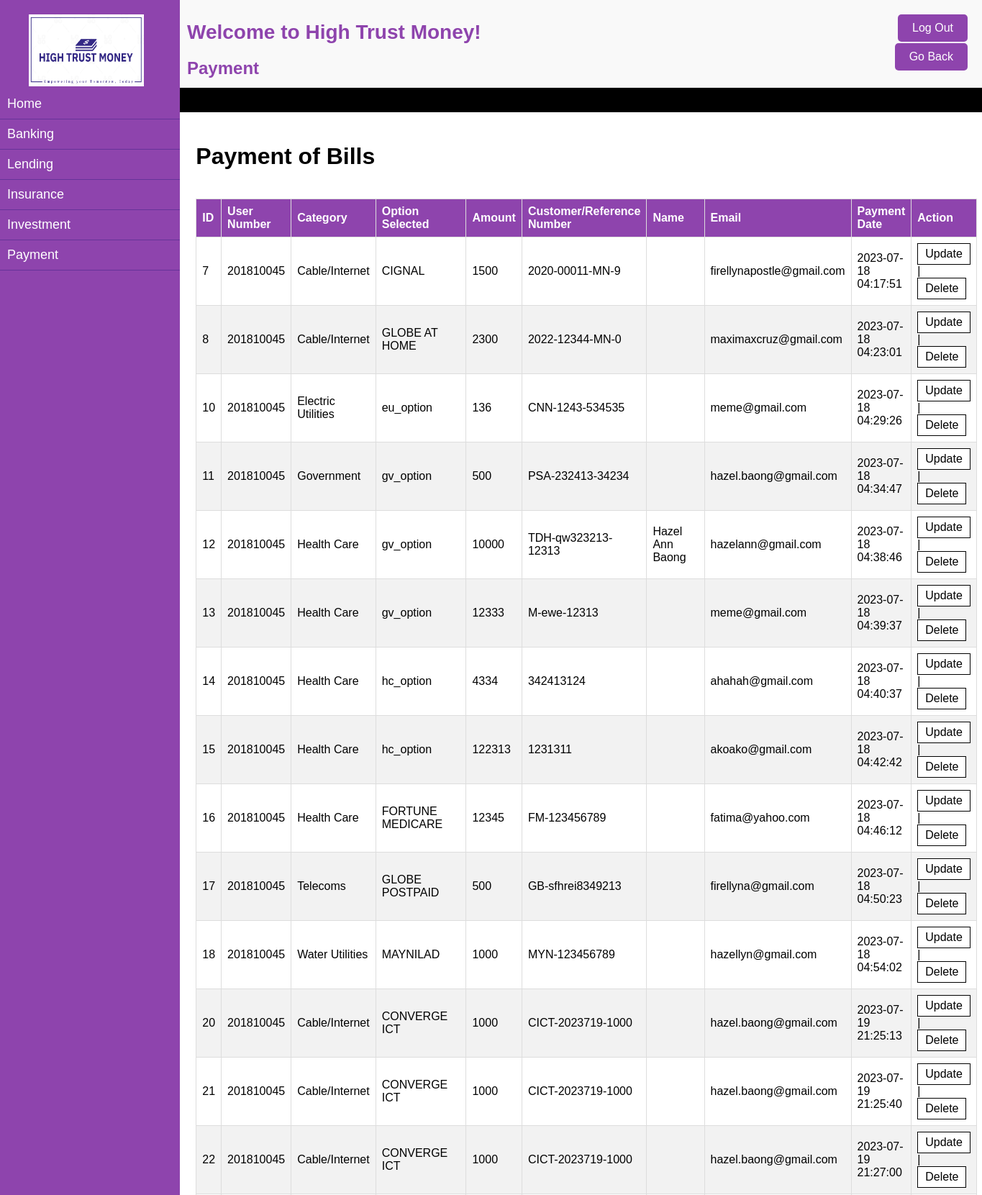
Page /admin_bills.php (upper part) on the committed database.
### tables this page shows
CREATE TABLE `payment` (
  `payment_id` int(11) NOT NULL,
  `payment_user_num` varchar(20) NOT NULL,
  `category` varchar(20) NOT NULL,
  `option_selected` varchar(20) NOT NULL,
  `payment_amount` double NOT NULL,
  `cref_num` varchar(50) NOT NULL,
  `name` varchar(100) DEFAULT NULL,
  `email` varchar(255) NOT NULL,
  `payment_date` datetime NOT NULL
);

### admin_bills.php (the view, shortened to what this page needs)
<?php
$servername = "localhost";
$username = "root";
$password = "";
$dbname = "hightrustmoney";
$conn = new mysqli($servername, $username, $password, $dbname);
$result = mysqli_query($conn, "SELECT * FROM payment ORDER BY payment_id ");
?>
<!DOCTYPE html>
<html lang="en">
<head>
</head>
<body>
    <div class="sidebar">
    <img class="logo" src="hightrustmoneylogo.PNG" alt="High Trust Money">
    <ul>
        <li><a href="admin_dashboard.php">Home</a></li>
        <li><a href="admin_banking.php">Banking</a></li>
        <li><a href="admin_lending.php">Lending</a></li>
        <li><a href="admin_insurance.php">Insurance</a></li>
        <li><a href="admin_investment.php">Investment</a></li>
        <li><a href="admin_payment.php">Payment</a></li>
    </ul>
    </div>
    <div class="content">
        <h1>Welcome to High Trust Money!</h1>
        <h2>Payment</h2>
    </div>
    <div class = "main">
            <div class = "container">
                <div class="container3">
                    <div class = "container3_grid">
                        <div class = "container3_1">
                            <h1>Payment of Bills</h1>
                            <br>
                            <table class="table">
                                <thead>
                                    <tr>
                                        <th>ID</th>
                                        <th>User Number</th>
                                        <th>Category</th>
                                        <th>Option Selected</th>
                                        <th>Amount</th>
                                        <th>Customer/Reference Number</th>
                                        <th>Name</th>
                                        <th>Email</th>
                                        <th>Payment Date</th>
                                        <th>Action</th>
                                     </tr>
                                </thead>
                                <tbody>
                                    <?php
                                        while($user_data = mysqli_fetch_array($result)) {
                                            echo "<tr>";
                                            echo "<td>".$user_data['payment_id']."</td>";
                                            echo "<td>".$user_data['payment_user_num']."</td>";
                                            echo "<td>".$user_data['category']."</td>";
                                            echo "<td>".$user_data['option_selected']."</td>";
                                            echo "<td>".$user_data['payment_amount']."</td>";
                                            echo "<td>".$user_data['cref_num']."</td>";
                                            echo "<td>".$user_data['name']."</td>";
                                            echo "<td>".$user_data['email']."</td>";
                                            echo "<td>".$user_data['payment_date']."</td>";
                                            echo "<td><a href='bills_update.php?payment_id=$user_data[payment_id]'>Update</a> | <a href='bills_delete.php?payment_id=$user_data[payment_id]'>Delete</a></td></tr>";
                                        }
                                        ?>
                                </tbody>
                            </table>
                        </div>
                    </div>
                </div>
            </div>
        </div>
<a class="goback-btn" href="admin_payment.php">Go Back</a>
<a class="logout-btn" href="logout.php">Log Out</a>
</body>
</html>

### admin_bills.php (style rules this page uses)
body { margin: 0; padding: 0; font-family: "Arial Rounded MT Bold", sans-serif; background-color: #f9f9f9; }
.sidebar { height: 100%; width: 250px; background-color: #8e44ad; padding-top: 20px; position: fixed; top: 0; left: 0; color: #fff; }
.sidebar ul { list-style: none; padding: 0; margin: 0; }
.sidebar li { padding: 10px; border-bottom: 1px solid #663399; }
.sidebar li a { color: #fff; text-decoration: none; display: block; font-size: 18px; }
.logo { */ position: fixed; top: 20px; left: 20px; width: 160px; height: 100px; z-index: 9999; padding-left: 40px; }
.content { margin-left: 250px; padding: 10px; }
.content h1 { margin-bottom: 20px; font-size: 28px; color: #8e44ad; }
.content h2 { color: #8e44ad; font-size: 24px; margin-bottom: 3px; }
.main { background-color:black; width:auto; height:100vh; background-position: center; background-size: cover; }
.container { display: grid; grid-template-rows: 34px 1fr 1fr 1fr; grid-template-columns: 250px 1fr 1fr 1fr ; }
.container3 { background-color:white; grid-row: 2/ span 4; grid-column: 2 / span 4; padding:2%; font-family: Helvetica; margin-bottom: 0px; }
.container3_grid { display: grid; grid-template-rows: 1fr 1fr 1fr 33px; grid-template-columns: 1fr 1fr 1fr 125px; }
.container3_1 { grid-row: 1/ span 3; grid-column: 1 / span 4; }
.table { border-collapse: collapse; width: 100%; }
tr:nth-child(even) { background-color: #f2f2f2; }
tr th { padding-top: 12px; padding-bottom: 12px; text-align: left; background-color: #8e44ad; color: white;border: 1px solid #ddd; padding: 8px; }
tr td { border: 1px solid #ddd; padding: 8px; }
td a:link, td a:visited { background-color: white; color: black; border: 1px solid black; padding: 5px 10px; text-align: center; text-decoration: none; display: inline-block; }
.logout-btn { position: fixed; top: 20px; right: 20px; display: inline-block; padding: 10px 20px; background-color: #8e44ad; color: #fff; text-decoration: none; border-radius: 5px; font-size: 16px; transition: background-color 0.3s; }
.goback-btn { position: fixed; top: 60px; right: 20px; display: inline-block; padding: 10px 20px; background-color: #8e44ad; color: #fff; text-decoration: none; border-radius: 5px; font-size: 16px; transition: background-color 0.3s; }

### rows in the picture
payment: payment_id "7", payment_user_num "201810045", category "Cable/Internet", option_selected "CIGNAL", payment_amount "1500", cref_num "2020-00011-MN-9", email "firellynapostle@gmail.com", payment_date "2023-07-18 04:17:51"
payment: payment_id "8", payment_user_num "201810045", category "Cable/Internet", option_selected "GLOBE AT HOME", payment_amount "2300", cref_num "2022-12344-MN-0", email "maximaxcruz@gmail.com", payment_date "2023-07-18 04:23:01"
payment: payment_id "10", payment_user_num "201810045", category "Electric Utilities", option_selected "eu_option", payment_amount "136", cref_num "CNN-1243-534535", email "meme@gmail.com", payment_date "2023-07-18 04:29:26"
payment: payment_id "11", payment_user_num "201810045", category "Government", option_selected "gv_option", payment_amount "500", cref_num "PSA-232413-34234", email "hazel.baong@gmail.com", payment_date "2023-07-18 04:34:47"
payment: payment_id "12", payment_user_num "201810045", category "Health Care", option_selected "gv_option", payment_amount "10000", cref_num "TDH-qw323213-12313", name "Hazel Ann Baong", email "hazelann@gmail.com", payment_date "2023-07-18 04:38:46"
payment: payment_id "13", payment_user_num "201810045", category "Health Care", option_selected "gv_option", payment_amount "12333", cref_num "M-ewe-12313", email "meme@gmail.com", payment_date "2023-07-18 04:39:37"
payment: payment_id "14", payment_user_num "201810045", category "Health Care", option_selected "hc_option", payment_amount "4334", cref_num "342413124", email "ahahah@gmail.com", payment_date "2023-07-18 04:40:37"
payment: payment_id "15", payment_user_num "201810045", category "Health Care", option_selected "hc_option", payment_amount "122313", cref_num "1231311", email "akoako@gmail.com", payment_date "2023-07-18 04:42:42"
payment: payment_id "16", payment_user_num "201810045", category "Health Care", option_selected "FORTUNE MEDICARE", payment_amount "12345", cref_num "FM-123456789", email "fatima@yahoo.com", payment_date "2023-07-18 04:46:12"
payment: payment_id "17", payment_user_num "201810045", category "Telecoms", option_selected "GLOBE POSTPAID", payment_amount "500", cref_num "GB-sfhrei8349213", email "firellyna@gmail.com", payment_date "2023-07-18 04:50:23"
payment: payment_id "18", payment_user_num "201810045", category "Water Utilities", option_selected "MAYNILAD", payment_amount "1000", cref_num "MYN-123456789", email "hazellyn@gmail.com", payment_date "2023-07-18 04:54:02"
payment: payment_id "20", payment_user_num "201810045", category "Cable/Internet", option_selected "CONVERGE ICT", payment_amount "1000", cref_num "CICT-2023719-1000", email "hazel.baong@gmail.com", payment_date "2023-07-19 21:25:13"
payment: payment_id "21", payment_user_num "201810045", category "Cable/Internet", option_selected "CONVERGE ICT", payment_amount "1000", cref_num "CICT-2023719-1000", email "hazel.baong@gmail.com", payment_date "2023-07-19 21:25:40"
payment: payment_id "22", payment_user_num "201810045", category "Cable/Internet", option_selected "CONVERGE ICT", payment_amount "1000", cref_num "CICT-2023719-1000", email "hazel.baong@gmail.com", payment_date "2023-07-19 21:27:00"
